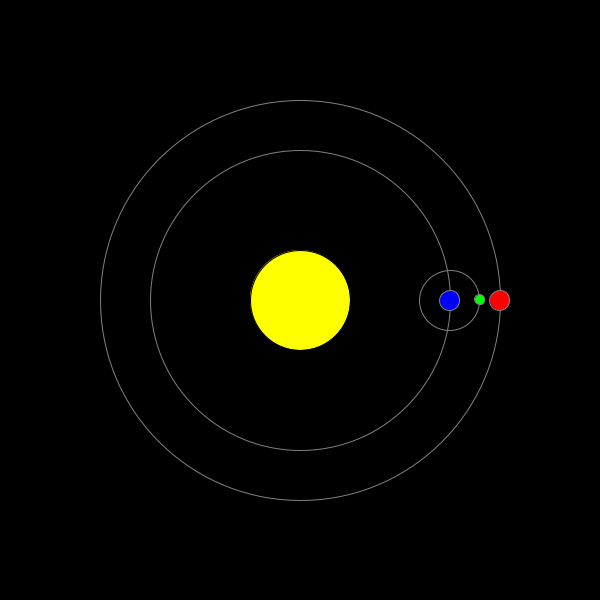
Frame 1 (no input)
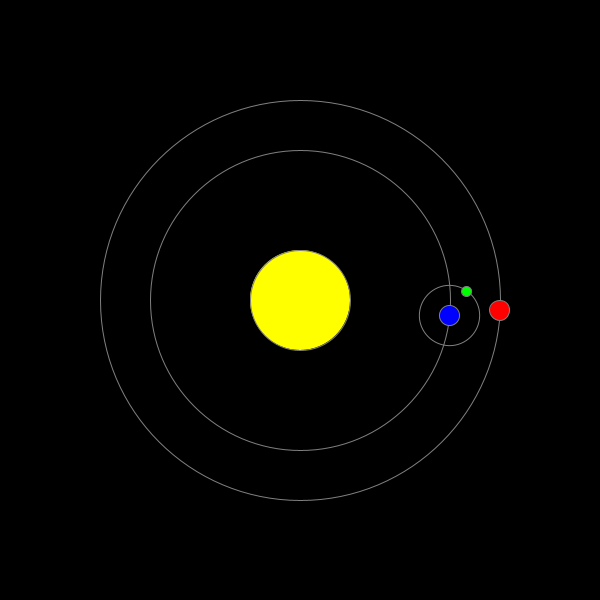
Frame 60 (the mouse pressed at the canvas centre just before this capture)
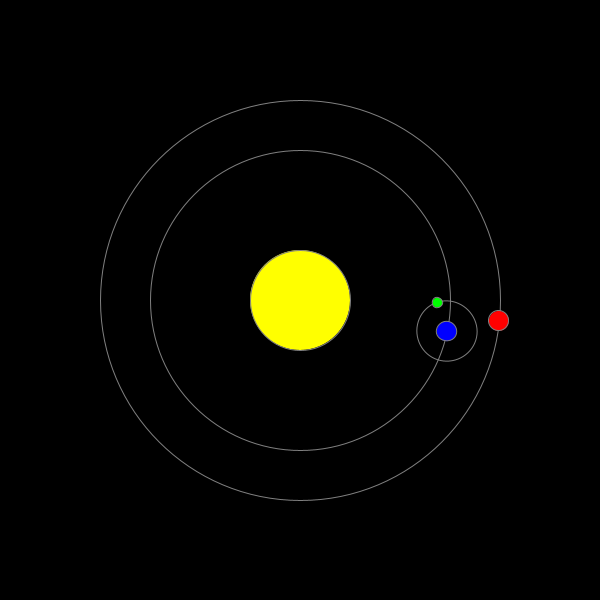
Frame 120 (the mouse held since frame 60 and released just before this capture)

The Processing sketch that drew these frames (run headless with seeded random() and noise(); from frame 60 on, the mouse is pressed at the canvas centre):

// Processing sketch: planetRock-x3
// ── planetRock-x3.pde
int x;
int y;
float angle=0;
float angleMars=0;

void setup(){
  size(600,600);
  rectMode(CENTER);
}

void draw(){
  background(0);
  translate(width/2,height/2);
  
  fill(255,255,0);
  ellipse(0, 0,100,100);
  
  noFill();
  stroke(128);
  ellipse(0, 0,300,300);
  ellipse(0, 0,400,400);
  
  pushMatrix();
  
  angle+=PI/1800;
  rotate(angle);
  fill(0,0,255);
  ellipse(150, 0, 20, 20);
  
  translate(150, 0);
  noFill();
  ellipse(0, 0,60,60);
  rotate(-angle*10);
  fill(0,255,0);
  ellipse(30, 0,10,10);
  popMatrix();
  
  angleMars+=PI/3600;
  rotate(angleMars);
  fill(255,0,0);
  ellipse(200, 0, 20, 20);
  
  
  
}
